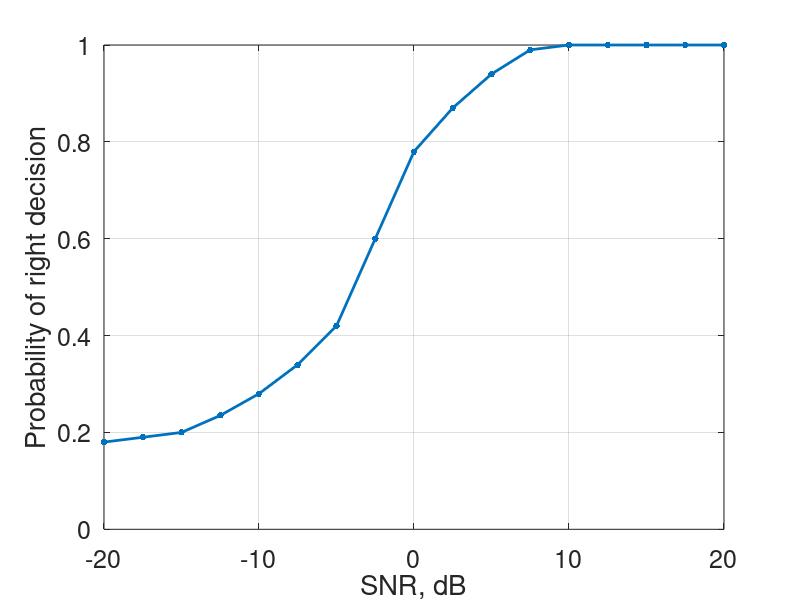

Source code (MATLAB):
close all;

snr = -20 : 2.5 : 20;
p = [18, 19, 20, 23.5, 28, 34, 42, 60, 78, 87, 94, 99, 100, 100, 100, 100, 100] * 1e-2;

figure(1);
set(groot, 'DefaultAxesFontSize', 18);
set(gcf, 'color', 'w');
plot(snr, p, 'marker', '.', 'linewidth', 2, 'markersize', 15);
grid on;
xlabel('SNR, dB');
ylabel('Probability of right decision');